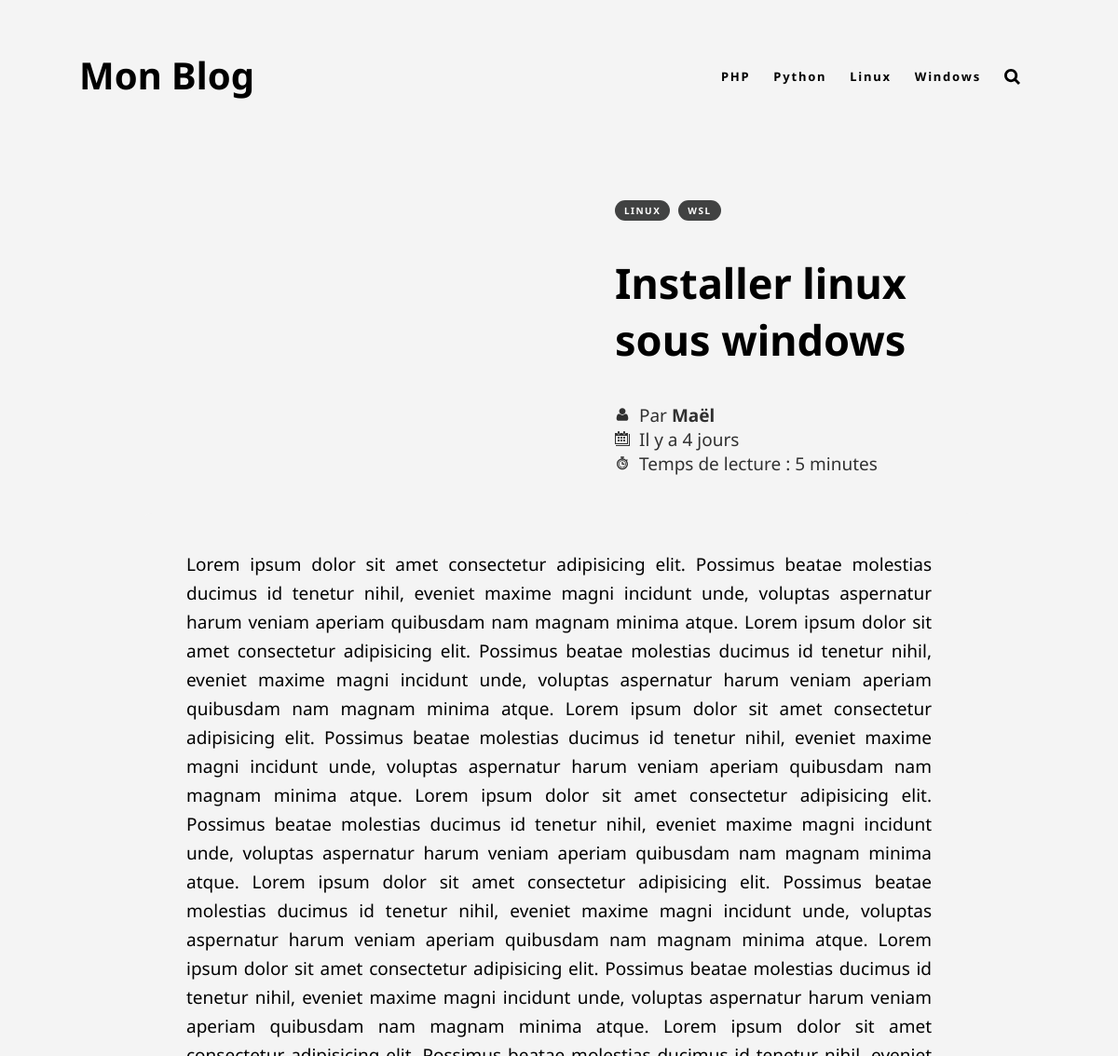
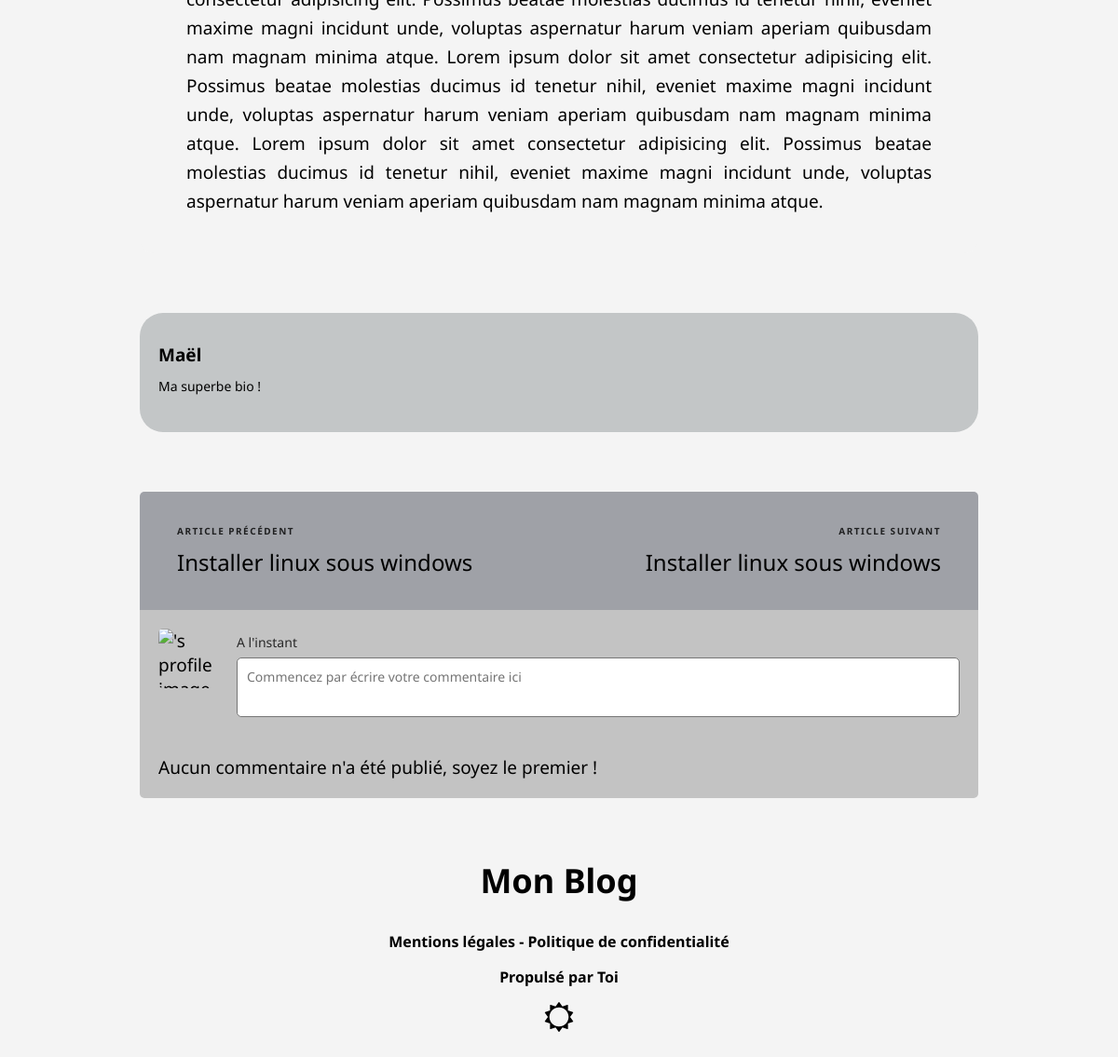
Page /installer-linux-sous-windows-WSL/ on the earlier database version (2 pictures, top to bottom).
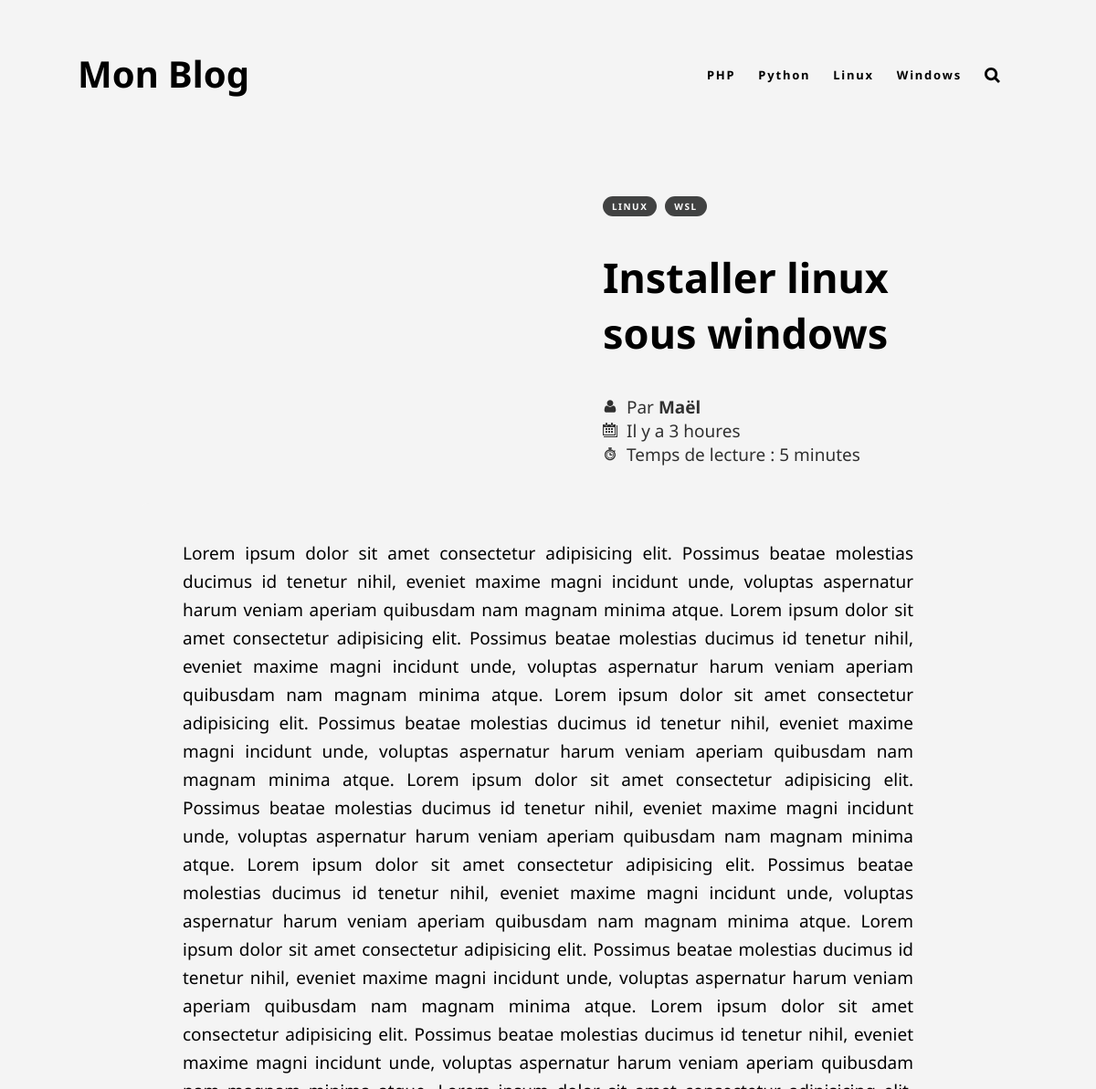
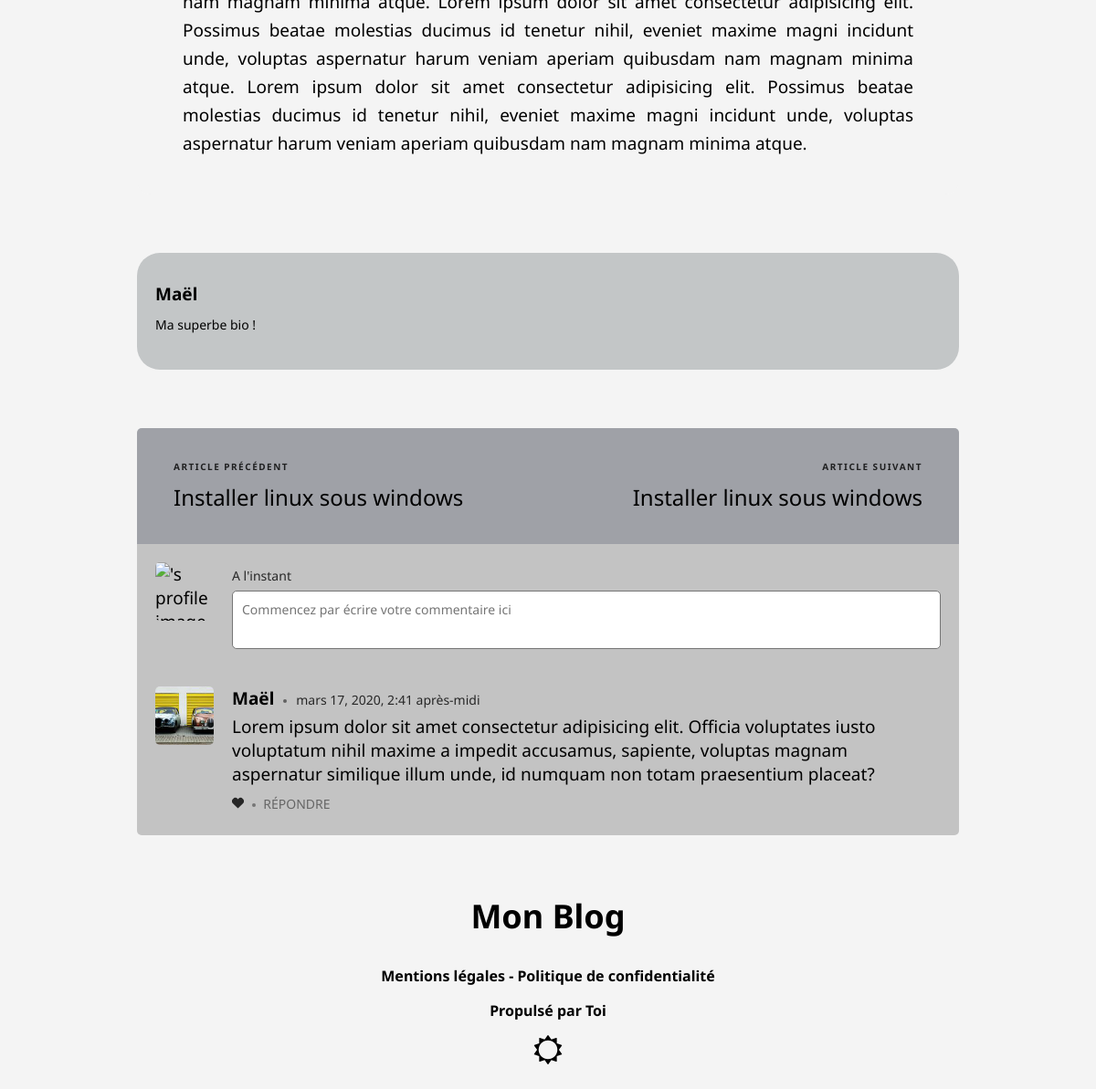
Same page on the later database version (2 pictures, top to bottom).
### blog/models.py (models this page shows, shortened)
class Tag(models.Model):
    value = models.CharField(max_length=50)
    def __str__(self):
        return self.value

class Post(models.Model):
    title = models.CharField(max_length=200)
    slug = models.CharField(max_length=200)
    author = models.ForeignKey(User, on_delete=models.CASCADE)
    illustration = models.CharField(
        max_length=200,
        blank=True,
        null=True,
    )
    description = models.TextField()
    body = models.TextField()
    tags = models.ManyToManyField(Tag)
    posted_date = models.DateTimeField(auto_now=True)
    reading_time = models.IntegerField(default=5)
    @property
    def comments(self):
        return Comment.objects.all().filter(post=self.id, replyto=None)
    @property
    def get_date(self):
        return get_date(self.posted_date)

class Profile(models.Model):
    user = models.OneToOneField(User, on_delete=models.CASCADE)
    bio = models.TextField(max_length=500, blank=True)
    image = models.ImageField(
        upload_to='profile',
        blank=True
    )

class Comment(models.Model):
    post = models.ForeignKey(Post, on_delete=models.CASCADE)
    replyto = models.ForeignKey(
        'self',
        on_delete=models.CASCADE,
        null=True,
        blank=True
    )
    author = models.ForeignKey(
        User,
        on_delete=models.CASCADE,
        related_name='+'
    )
    body = models.TextField('Commentaire')
    published_date = models.DateTimeField('Date de publication')
    likes = models.IntegerField(default=0)
    user_liked = models.ManyToManyField(User)
    @property
    def replies(self):
        return Comment.objects.all().filter(replyto=self.id)

### blog/views.py (the view)
# urls.py: path('<slug:slug>/', views.post, name='post'),
def post(request, slug):
    try:
        post = Post.objects.get(slug=slug)
    except Post.DoesNotExist:
        raise Http404("Le post que vous cherchez n'existe pas.")
    context = {
        'post': post,
        'previous': post,
        'next': post,
    }
    return render(request, 'blog/post.html', context)

### blog/templates/blog/post.html (shortened to what this page needs)
{% extends "base.html" %}
{% load static %}
{% block 'head' %}
<link rel="stylesheet" href="{% static 'styles/post.css' %}">
<link rel="stylesheet" href="{% static 'styles/forms.css' %}">
{% endblock %}
{% block 'body' %}
<article>
  <header>
    <div {% if post.illustration %}class="title-side-illustration"{% endif %}>
      <div class="tags">
        {% for tag in post.tags.all %}
          <a href="{% url 'tag' tag %}">{{ tag }}</a>
        {% endfor %}
      </div>
      <h1>{{ post.title }}</h1>
      <div class="article-infos">
        <span class="author">
          Par <a href="{% url 'profile' post.author.id %}">{{ post.author }}</a>
        </span>
        <span class="date">
          {{ post.get_date }}
        </span>
        <span class="readtime">
          Temps de lecture : {{ post.reading_time }} minutes
        </span>
      </div>
    </div>
  </header>
  <div class="article-body">
    {{ post.body }}
  </div>
  <footer>
    <div class="author-card">
      <div class="body">
        <span class="name"><a href="{% url 'profile' post.author.id %}">{{ post.author }}</a></span>
        <p>{{ post.author.profile.bio }}</p>
      </div>
    </div>
    <aside class="suggestions">
      <section class="previous">
        <span class="info">Article précédent</span>
        <a rel="prev" href="{% url 'post' previous.slug %}">{{ previous.title }}</a>
      </section>
      <section class="next">
        <span class="info">Article suivant</span>
        <a rel="next" href="{% url 'post' next.slug %}">{{ next.title }}</a>
      </section>
    </aside>
    <aside class="comments">
      {% if post.comments %}
        {% for comment in post.comments %}
          {% include 'components/comment.html' %}
        {% endfor %}
      {% else %}
      <span class="nocomment">Aucun commentaire n'a été publié, soyez le premier !</span>
      {% endif %}
     </aside>
  </footer>
</article>
{% endblock %}

### blog/templates/base.html (shortened to what this page needs)
{% load static%}
<!DOCTYPE html>
<html lang="fr" dir="ltr">
<head>
    {% block 'head' %}{% endblock %}
    <link rel="stylesheet" href="{% static 'styles/master.css' %}">
    <link rel="stylesheet" href="{% static 'styles/theme.css' %}">
</head>
<body data-theme="light">
    {% include 'nav.html' %}
    {% block 'body' %}{% endblock %}
    {% include 'footer.html' %}
</body>
</html>

### blog/templates/nav.html (shortened to what this page needs)
<nav>
    <div class="nav-title">
        <a href="/">Mon Blog</a>
    </div>
    <div class="nav-links">
        <ul>
            <li><a href="#">PHP</a></li>
            <li><a href="#">Python</a></li>
            <li><a href="#">Linux</a></li>
            <li><a href="#">Windows</a></li>
            <li>
                <a href="#" class="search-icon">
                </a>
            </li>
        </ul>
    </div>
</nav>

### blog/templates/components/comment.html (shortened to what this page needs)
<div class="comment" data-id="1">
    <img src="{{ comment.author.profile.image.url }}" alt="{{ comment.author }}'s profile image" class="profile">
    <div class="body">
        <div class="head">
            <span class="author">{{ comment.author }}</span>
            <span class="dot"></span>
            <span class="date">{{ comment.published_date }}</span>
        </div>
        <div class="content">
            {{ comment.body }}
            <div class="feedback">
                <a href="#" class="like{% if request.user in comment.user_liked.all %} liked{% endif %}">
                    <svg class="icon block" viewBox="0 0 12 12" aria-hidden="true">
                        <path
                            d="M11.045,2.011a3.345,3.345,0,0,0-4.792,0c-.075.075-.15.225-.225.3-.075-.074-.15-.224-.225-.3a3.345,3.345,0,0,0-4.792,0,3.345,3.345,0,0,0,0,4.792l5.017,4.718L11.045,6.8A3.484,3.484,0,0,0,11.045,2.011Z">
                        </path>
                    </svg>
                </a>
                <span class="dot"></span>
                <a href="#" class="reply">Répondre</a>
            </div>
        </div>
    </div>
</div>

### blog/templates/footer.html (shortened to what this page needs)
<footer>
    <h2>Mon Blog</h2>
    <p><a href="#">Mentions légales</a> - <a href="#">Politique de confidentialité</a></p>
    <p>Propulsé par <a href="https://github.com/Couapy/Toi">Toi</a></p>
</footer>

### blog/static/styles/post.css (style rules this page uses)
article { width: 900px; max-width: 1200px; margin-top: 50px; margin-left: auto; margin-right: auto; color: var(--color-font); font-size: 19px; font-weight: 400; }
article header { display: flex; padding-left: 50px; padding-right: 50px; }
article header .title-side-illustration { margin-left: 50%; width: 50%; padding: 0 0 40px 60px; }
article header .author, article header .date, article header .readtime { display: block; opacity: 0.8; }
article header .author a { color: currentcolor; text-decoration: none; font-weight: bold; border-bottom: 2px solid transparent; transition: border .3s; }
article header svg { width: 1rem; height: 1rem; fill: currentcolor; margin-right: 5px; }
.article-body { background-color: var(--color-body); padding: 40px 50px; border-radius: 15px; line-height: 31px; text-align: justify; }
.tags a { text-decoration: none; padding: 4px 10px; margin-right: 4px; border-radius: 20px; font-size: 10px; font-weight: 700; color: var(--color-tag); background-color: var(--color-bg-tag); letter-spacing: 1.5px; text-transform : uppercase; white-space: nowrap; }
.author-card { min-height: 128px; display: flex; align-items: center; flex-wrap: nowrap; background-color: var(--color-bg-author-card); border-radius: 25px; margin-top: 64px; }
.author-card .body { padding: 0px 20px 10px 20px; flex: auto; font-size: 14px; font-weight: 400; line-height: 20px; }
.author-card .name { display: block; font-size: 19px; font-weight: 700; margin-top: 20px; }
.author-card .name a { color: var(--color-font); text-decoration: none; border-bottom: 1px solid transparent; transition: border .3s; }
.suggestions { display: flex; width: 100%; margin: 64px auto auto auto; background-color: var(--color-bg-suggestions); border-radius: 5px 5px 0 0; }
.suggestions section { flex: 1; padding: 35px 40px; transition: background 0.2s; }
.suggestions section .info { display: block; color: var(--color-font); font-size: 10px; font-weight: 700; text-transform: uppercase; letter-spacing: 1.5px; opacity: 0.8; }
.suggestions section a { display: block; color: var(--color-font); text-decoration: none; font-size: 24px; margin-top: 10px; text-align: left; }
.suggestions section.next, .suggestions section.next a { text-align: right; }
.suggestions section.previous { border-radius: 5px 0 0 0; }
.suggestions section.next { border-radius: 0 5px 0 0; }
.comments { background-color: var(--color-bg-comments); width: 100%; border-radius: 0 0 5px 5px; }
.comment { display: flex; padding: 20px; }
.comment .profile { width: 64px; height: 64px; border-radius: 5px; }
.comment .head, .comment .content { padding-left: 20px; padding-bottom: 5px; }
.comment .author { font-weight: 700; font-size: 19px; }
.comment .body { display: block; flex: 1; }
.comment .like { text-decoration: none; color: var(--color-font); }
.comment svg { width: 13px; height: 13px; fill: currentColor; transition: fill 0.2s; }
.comment .date, .comment .feedback { font-size: 14px; font-weight: 400; opacity: 0.8; }
.comment .feedback { margin-top: 10px; }
.comment .feedback a.reply { text-decoration: none; text-transform: uppercase; color: var(--color-font); border-bottom: 1px solid transparent; opacity: 0.6; transition: border .3s, opacity .3s; }
.dot::before { content: ""; margin-bottom: 2px; display: inline-block; margin-left: 5px; margin-right: 5px; width: 4px; height: 4px; background-color: var(--color-comment-dot); border-radius: 50%; }

### blog/static/styles/theme.css (style rules this page uses)
:root { --font-primary: 'Noto sans', sans-serif; --laptop-L: 1440px; --laptop: 1024px; --tablet: 768px; --mobile: 425px; }
[data-theme="light"] { --color-theme: #f4f4f4; --color-font: #000; --color-body: #f4f4f4; --color-nav-menu: #e6e4e4; --color-tag: #fff; --color-bg-tag: #414242; --color-title-mobile: #fff; --color-bg-author-card: #c3c6c7; --color-bg-suggestions: #9fa1a7; --color-bg-suggestions-hover: #85868c; --color-bg-comments: #c3c3c3; --border-comment: rgba(0, 0, 0, 0.6); --color-comment-dot: rgba(0, 0, 0, 0.5); --color-figcaption: #c3c6c7; --color-bg-code: #32343a; --color-font-code: #f4f4f4; --color-bg-card: #e2e5ed; --color-shadow-card: rgba(0, 0, 0, 0.2); --color-font-illustrated-card: #fff; --color-font-illustrated-shadow-card: #222327; }

Differences in the rows shown:
changed Post "Installer linux sous windows": get_date "Il y a 4 jours" → "Il y a 3 houres"
added Comment: author.profile.image (picture), author "Maël", published_date "mars 17, 2020, 2:41 après-midi", body "Lorem ipsum dolor sit amet consectetur adipisicing elit. Officia voluptates iusto voluptatum nihil maxime a impedit accusamus, sapiente, voluptas magnam aspernatur similique illum unde, id numquam non totam praesentium placeat?"
Other differences:
text no longer shown: "Aucun commentaire n'a été publié, soyez le premier !"
